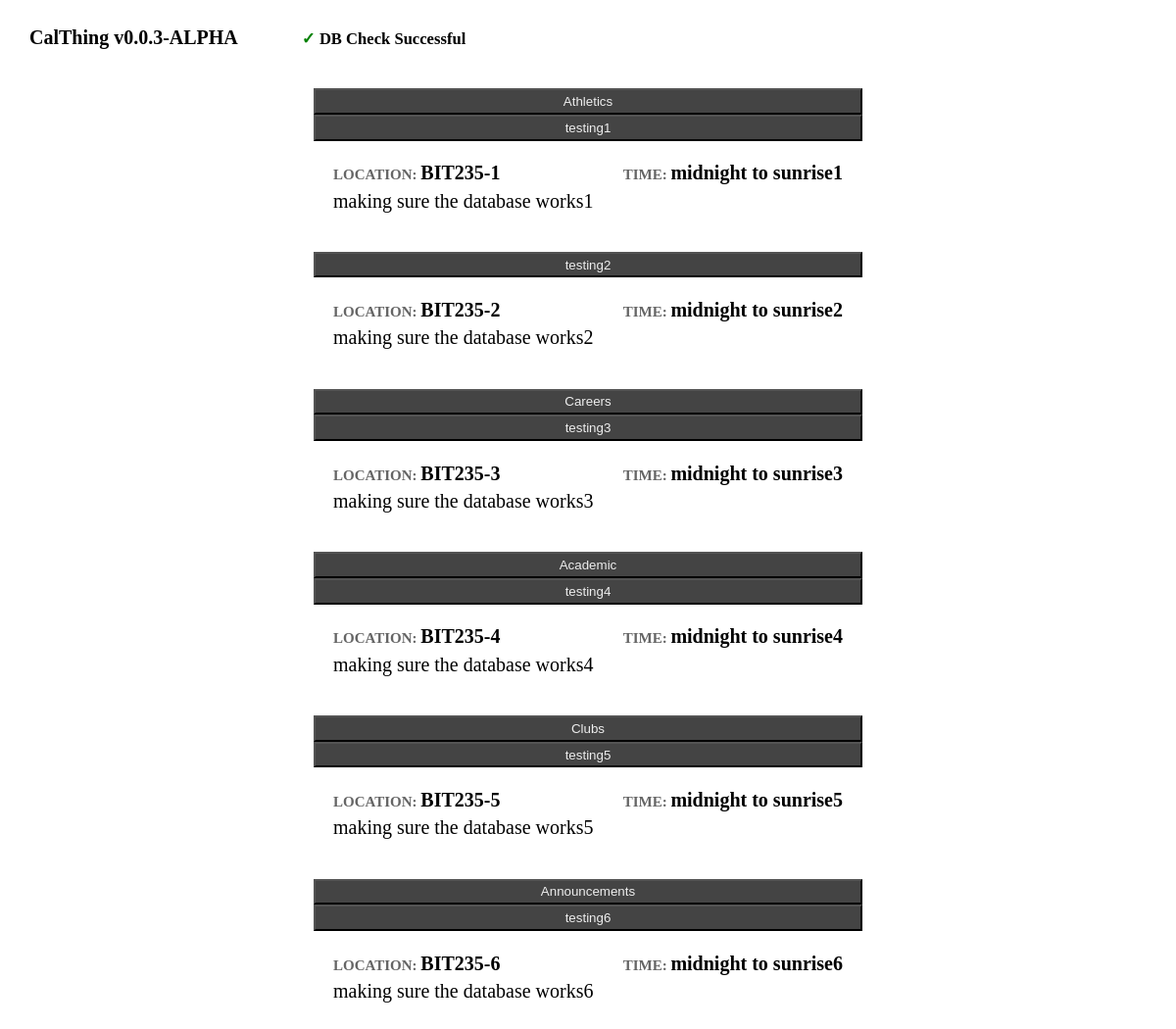
The page / on the database its author committed.
### tables this page shows
CREATE TABLE categories (
    categoryId INT AUTO_INCREMENT,
    categoryName VARCHAR(30) NOT NULL UNIQUE,
    CONSTRAINT `category_pk` PRIMARY KEY (categoryId)
);

CREATE TABLE events (
    eventId INT AUTO_INCREMENT,
    postId INT NOT NULL,
    categoryId INT NOT NULL,
    eventName VARCHAR(128) NOT NULL,
    eventDescription VARCHAR(6198) NOT NULL,
    eventLocation VARCHAR(256) NOT NULL,
    eventTime VARCHAR(128) NOT NULL,
    CONSTRAINT `event_id_pk` PRIMARY KEY (eventId),
    CONSTRAINT `fk_post_id` FOREIGN KEY (postId) REFERENCES posts (id)
);

### db.php (called while the page is built, shortened)
<?php
    include "errPair.php";
    include "event.php";
    function getConn() {
        $dbHost = "35.188.71.139";
        $dbPort = "3306";
        $dbUser = "calThing";
        $dbPass = "jumpingTacos!!";
        $dbName = "activitiesPost";
        $dbConn = @new mysqli($dbHost, $dbUser, $dbPass, $dbName, $dbPort);
        return new ErrPair(null, null, $dbConn);
    }
    function testDb() {
        return new ErrPair(null, null, null);
    }
    function fetchEvents($postId) {
        $connPair = getConn();
        $conn = $connPair->res;
        $stmt = $conn->prepare('SELECT eventId, categoryId, eventName, eventDescription, eventLocation, eventTime FROM events WHERE postId = ? ORDER BY eventTime ASC');
        if (!$stmt->bind_param('d', $postId)) {
            return new ErrPair(PREPARE_FAILURE, "fetchEvents($postId) param bind failed: $stmt->error", null);
        }
        if (!$stmt->execute())
            return new ErrPair(EXEC_FAILURE, "fetchEvents($postId) execution failed: $stmt->error", null);
        $res = $stmt->get_result();
        $ret = array();
        while (!empty($r = $res->fetch_assoc()) && $r != null) {
            array_push($ret, new Event($r['eventId'], $r['categoryId'], $r['eventName'], $r['eventDescription'], $r['eventLocation'], $r['eventTime']));
        }
        return new ErrPair(null, null, $ret);
    }
    function fetchCategories() {
        $connPair = getConn();
        $conn = $connPair->res;
        $stmt = $conn->prepare('SELECT categoryId, categoryName FROM categories');
        if (!$stmt->execute())
            return new ErrPair(EXEC_FAILURE, "fetchCategories() execution failed: $stmt->error", null);
        $res = $stmt->get_result();
        $ret = array();
        while (!empty($r = $res->fetch_assoc()) && $r != null) {
            array_push($ret, new Category($r['categoryId'], $r['categoryName']));
        }
        return new ErrPair(null, null, $ret);
    }
    function fetchPost($id) {
        $connPair = getConn();
        $conn = $connPair->res;
        $stmt = $conn->prepare('SELECT postTs, poster FROM posts WHERE id = ?');
        if (!$stmt->bind_param('d', $id))
            return new ErrPair(PREPARE_FAILURE, "fetchPost($id) param bind failed: $stmt->error", null);
        if (!$stmt->execute())
            return new ErrPair(EXEC_FAILURE, "fetchPost($id) execution failed: $stmt->error", null);
        $res = $stmt->get_result()->fetch_assoc();
        $eventsErrPair = fetchEvents($id);
        $post = new Post($id, $res['postTs'], $res['poster'], $eventsErrPair->res);
        return new ErrPair(0, null, $post);
    }

### errPair.php (called while the page is built, shortened)
<?php
    class ErrPair {
        var $err;
        var $errDesc;
        public function __construct($err, $errDesc = "", $res = null) {
            $this->err = $err;
            $this->res = $res;
            $this->errDesc = $errDesc;
        }
        public function isOk() {
            return empty($this->err) && empty($this->errDesc);
        }
    }

### event.php (called while the page is built, shortened)
<?php
    class Event {
        var $id, $catId, $name, $description, $location, $time;
        public function __construct($id, $catId, $name, $description, $location, $time) {
            $this->catId = $catId;
            $this->name = $name;
            $this->description = $description;
            $this->location = $location;
            $this->time = $time;
        }
        public function getCategory($categories) {
            foreach ($categories as $c)
                if ($c->id === $this->catId) return $c;
            return null;
        }
    }
    class Category {
        public function __construct($id, $name) {
            $this->id = $id;
            $this->name = $name;
        }
    }
    class Post {
        var $events;
        public function __construct($id, $timestamp, $poster, $events) {
            $this->events = $events;
        }
        public function getRelevantCategories($categories) {
            $ret = new ArrayObject();
            foreach ($this->events as $event) {
                $c = $event->getCategory($categories);
                $contains = false;
                foreach ($ret as $r) {
                    if ($r === $c) {
                        $contains = true;
                        break;
                    }
                }
                if (!$contains)
                    $ret->append($c);
            }
            return $ret;
        }
        public function getEventsInCategory($categories, $category) {
            $ret = new ArrayObject();
            foreach ($this->events as $event) {
                if ($event->getCategory($categories) === $category)
                    $ret->append($event);
            }
            return $ret;
        }
    }

### index.php (the view, shortened to what this page needs)
<?php
    include "db.php";
    $version = "0.0.3-ALPHA";
    $errPair = testDb();
    $errDesc = htmlspecialchars($errPair->err . ': ' . $errPair->errDesc);
    $dbOk = $errPair->isOk();
    $categories = new ArrayObject();
    if ($dbOk) {
        $catErrPair = fetchCategories();
        if (!$catErrPair->isOk()) {
            $dbOk = false;
        } else {
            $categories = $catErrPair->res;
        }
    }
?>
<!DOCTYPE html>
<html lang="en">
<head>
    <link rel="stylesheet" href="styling/index.css" />
</head>
<body>
    <nav>
        <h4>CalThing v<?php echo $version ?></h4>
        <h5>
            <?php echo $dbOk
                ?'<span style="color: green;">✓</span> DB Check Successful'
                :"<a href='#' style='color: #e52' onclick='alert(`$errDesc`)'>DB Check Failed</a>" ?>
        </h5>
    </nav>
    <div class="flex-row-container flex-center">
        <div class="container">
            <?php
            if ($dbOk) {
                $postErrPair = fetchPost(1);
                if ($postErrPair->isOk()) {
                    $post = $postErrPair->res;
                    foreach ($post->getRelevantCategories($categories) as $cat) {
                        echo "<button class='collapsible'>$cat->name</button>";
                        foreach ($post->getEventsInCategory($categories, $cat) as $event) {
                            echo "
                                <button class='collapsible'>$event->name</button>
                                <div class='event'>
                                    <div class='content-header'>
                                        <h4><span class='hint'>LOCATION:&nbsp;</span>$event->location</h4>
                                        <h4 style='float: right;'><span class='hint'>TIME:&nbsp;</span>$event->time</h4>
                                    </div>
                                    <div class='content'>
                                        <p>$event->description</p>
                                    </div>
                                </div>
                            ";
                        }
                    }
                } else {
                    $err = "An internal error occurred while fetching this week's post. Please try again later.";
                }
            } else {
                $err = "A fatal error occurred while testing the database. Please try again later.";
            }
            ?>
        </div>
    </div>
</body>
</html>

### styling/index.css (style rules this page uses)
html, body { height: 100%; width: 100%; margin: 0; padding: 0; font-size: 20px; }
* { box-sizing: border-box; }
nav { height: 30px; }
nav * { display: inline-block; margin-left: 30px; }
button { width: 100%; height: 2em; margin: 0; padding: 0; background-color: #444444; color: #eeeeee; }
.container { width: 50%; margin-top: 40px; padding: 1em; }
.event { padding: 1em; }
.content { margin: 0; padding: 0; }
.content-header { height: 1.25em; margin-top: -25px; margin-bottom: 30px; border-bottom: #444444; }
.content-header * { display: inline-block; }
.flex-row-container { display: flex; flex-direction: row; flex-wrap: nowrap; }
.hint { font-size: .75em; color: #656565; }
.flex-center { justify-content: center; align-items: center; }

### rows shown on the page
categories: categoryName "Athletics"
events: eventName "testing1", eventLocation "BIT235-1", eventTime "midnight to sunrise1", eventDescription "making sure the database works1"
events: eventName "testing2", eventLocation "BIT235-2", eventTime "midnight to sunrise2", eventDescription "making sure the database works2"
categories: categoryName "Careers"
events: eventName "testing3", eventLocation "BIT235-3", eventTime "midnight to sunrise3", eventDescription "making sure the database works3"
categories: categoryName "Academic"
events: eventName "testing4", eventLocation "BIT235-4", eventTime "midnight to sunrise4", eventDescription "making sure the database works4"
categories: categoryName "Clubs"
events: eventName "testing5", eventLocation "BIT235-5", eventTime "midnight to sunrise5", eventDescription "making sure the database works5"
categories: categoryName "Announcements"
events: eventName "testing6", eventLocation "BIT235-6", eventTime "midnight to sunrise6", eventDescription "making sure the database works6"

### other values the page prints
$version "0.0.3-ALPHA"
